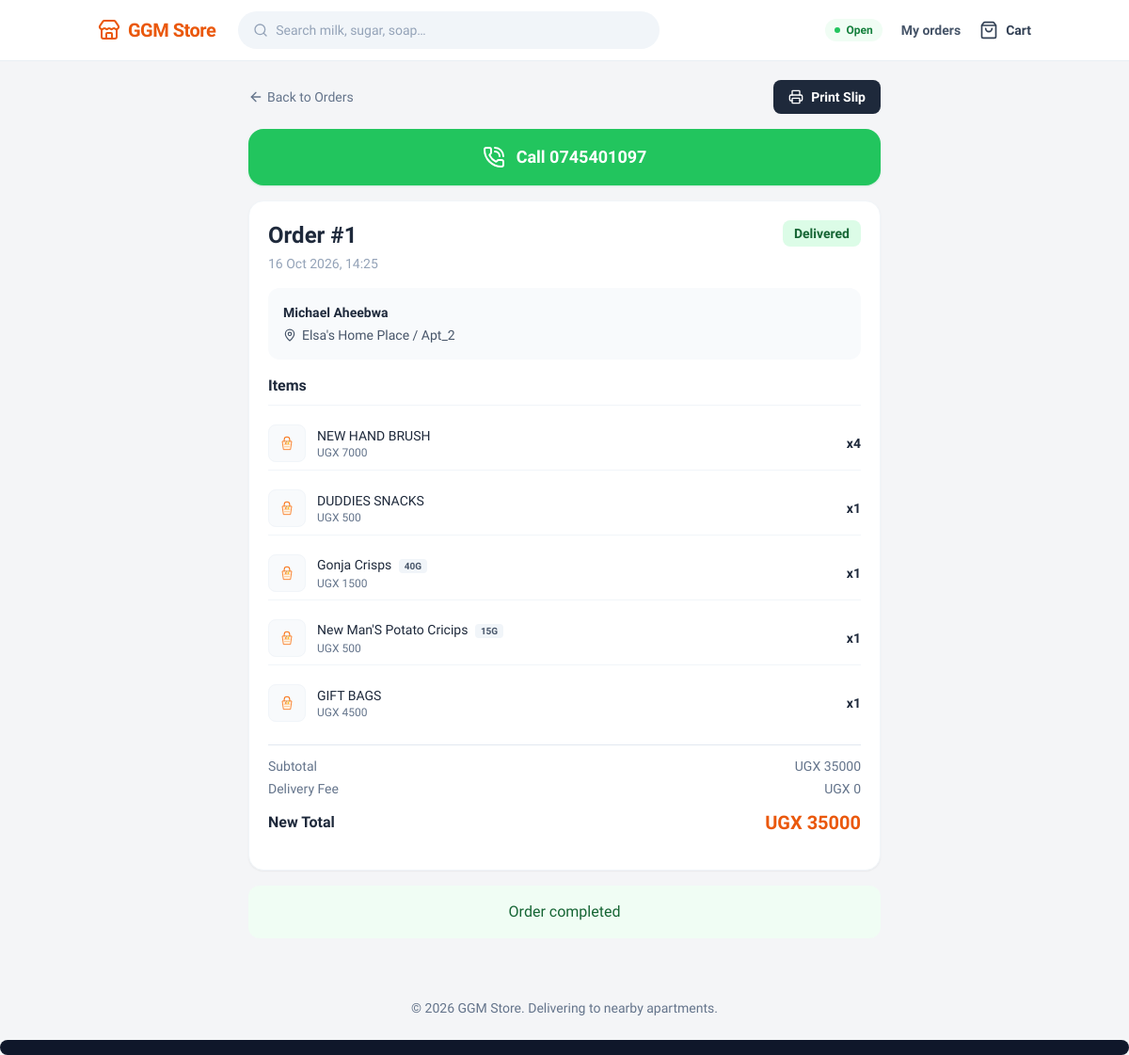
/staff/order/1/ (signed in), run on the app's committed database.
### marketplace/models.py (models this page shows, shortened)
class Order(models.Model):
    STATUS_CHOICES = [
        ('new', 'New Order'),
        ('confirmed', 'Confirmed'),
        ('packed', 'Packed & Ready'),
        ('delivered', 'Delivered'),
        ('cancelled', 'Cancelled'),
    ]
    PAYMENT_CHOICES = [
        ('cash', 'Cash on Delivery'),
        ('momo', 'MoMo on Delivery'),
    ]
    customer = models.ForeignKey(Customer, on_delete=models.CASCADE)
    status = models.CharField(max_length=20, choices=STATUS_CHOICES, default='new', db_index=True)
    payment_method = models.CharField(max_length=20, choices=PAYMENT_CHOICES, default='cash')
    total_amount = models.DecimalField(max_digits=10, decimal_places=2, default=0.00)
    delivery_fee = models.DecimalField(max_digits=10, decimal_places=2, default=0.00)
    is_modified = models.BooleanField(default=False, help_text="True if staff altered the items after the customer placed it")
    note = models.TextField(blank=True, help_text="Customer delivery instructions")
    created_at = models.DateTimeField(auto_now_add=True, db_index=True)
    updated_at = models.DateTimeField(auto_now=True)
    class Meta:
        ordering = ['-created_at']
    @property
    def subtotal(self):
        return sum(
            (item.quantity * item.price_at_time_of_order) for item in self.items.all()
        )

class Customer(models.Model):
    phone_number = models.CharField(max_length=20, unique=True, db_index=True)
    name = models.CharField(max_length=255, blank=True)
    apartment = models.ForeignKey(Apartment, on_delete=models.SET_NULL, null=True, blank=True)
    unit_number = models.CharField(max_length=50, blank=True) # e.g., "Apt 4"

class Apartment(models.Model):
    name = models.CharField(max_length=255, unique=True) # e.g., "Block B"
    delivery_fee_override = models.DecimalField(
        max_digits=10,
        decimal_places=2,
        null=True,
        blank=True,
        help_text="Leave blank to use the global delivery fee. Set to 0 for free delivery.",
    )

class OrderItem(models.Model):
    order = models.ForeignKey(Order, on_delete=models.CASCADE, related_name='items', db_index=True)
    product = models.ForeignKey(Product, on_delete=models.SET_NULL, null=True)
    quantity = models.DecimalField(max_digits=10, decimal_places=2, default=1.00)
    price_at_time_of_order = models.DecimalField(max_digits=10, decimal_places=2) # Lock in the price

class Product(models.Model):
    code = models.CharField(max_length=50, unique=True, db_index=True) # e.g., "000001"
    name = models.CharField(max_length=255)
    parent_group = models.CharField(
        max_length=255,
        blank=True,
        null=True,
        db_index=True,
        help_text="Items with the same parent group will be grouped together (e.g., 'Kakira Sugar')",
    )
    variant_label = models.CharField(
        max_length=50,
        blank=True,
        null=True,
        help_text="The specific variant shown to the customer (e.g., '1KG', '25KG', 'Chilli')",
    )
    group = models.ForeignKey(ProductGroup, on_delete=models.SET_NULL, null=True, blank=True)
    unit = models.ForeignKey(Unit, on_delete=models.SET_NULL, null=True, blank=True)
    cost_price = models.DecimalField(max_digits=10, decimal_places=2, default=0.00)
    selling_price = models.DecimalField(max_digits=10, decimal_places=2, default=0.00)
    stock_quantity = models.DecimalField(max_digits=10, decimal_places=2, default=0.00)
    low_stock_threshold = models.DecimalField(
        max_digits=10,
        decimal_places=2,
        default=5.00,
        help_text="Alert when stock falls to or below this number",
    )
    manually_disabled = models.BooleanField(default=False)
    is_active = models.BooleanField(default=True) # Toggle to hide out-of-stock or disabled items
    image = models.ImageField(
        upload_to='products/',
        null=True,
        blank=True,
        storage=CloudinaryMediaStorage(),
    )

### marketplace/views.py (the view)
# urls.py: path('staff/order/<int:order_id>/', views.staff_order_detail, name='staff_order_detail'),
@login_required
def staff_order_detail(request, order_id):
    order = get_object_or_404(Order, id=order_id)
    status_to_notify = {
        'new': 'confirmed',
        'packed': 'packed',
    }.get(order.status)
    customer_name = order.customer.name or 'there'
    whatsapp_message = ''
    if status_to_notify == 'confirmed':
        whatsapp_message = (
            f'Hi {customer_name}, your order #{order.id} at GGM Store has '
            f'been confirmed and is being packed! Total to pay: '
            f'UGX {order.total_amount:,.0f}'
        )
    elif status_to_notify == 'packed':
        whatsapp_message = (
            f'Hi {customer_name}, your order #{order.id} from GGM Store is '
            f'on the way! The driver is carrying it. Total to pay: '
            f'UGX {order.total_amount:,.0f}'
        )
    customer_whatsapp_number = re.sub(r'\D', '', order.customer.phone_number)
    if customer_whatsapp_number.startswith('0'):
        customer_whatsapp_number = f'256{customer_whatsapp_number[1:]}'
    return render(request, 'marketplace/staff_order_detail.html', {
        'order': order,
        'config': _get_store_config(),
        'status_to_notify': status_to_notify,
        'whatsapp_message': whatsapp_message,
        'customer_whatsapp_number': customer_whatsapp_number,
    })

### marketplace/context_processors.py (called while the page is built)
def vapid_public_key(request):
    return {'VAPID_PUBLIC_KEY': settings.VAPID_PUBLIC_KEY}

def _load_customer(request):
    session = getattr(request, 'session', None)
    customer_id = session.get('customer_id') if session is not None else None
    if not customer_id:
        return None
    try:
        return Customer.objects.select_related('apartment').get(pk=customer_id)
    except (Customer.DoesNotExist, ValueError, TypeError):
        return None

def store_context(request):
    return {
        'config': SimpleLazyObject(_load_config),
        'current_customer': SimpleLazyObject(lambda: _load_customer(request)),
    }

### marketplace/views.py (called while the page is built)
def _get_store_config():
    config, _ = StoreConfig.objects.get_or_create(pk=1)
    return config

### templates/marketplace/staff_order_detail.html (shortened to what this page needs)
{% extends "base.html" %}
{% block content %}
<div class="max-w-2xl mx-auto space-y-4">
    <div class="flex items-center justify-between mb-4">
        <a href="{% url 'staff_orders' %}" class="text-sm text-slate-500 hover:text-orange-600 font-medium inline-flex items-center gap-1">
            <i data-lucide="arrow-left" class="w-4 h-4"></i> Back to Orders
        </a>
        <a href="{% url 'staff_order_slip' order.id %}" target="_blank" class="bg-slate-800 text-white text-sm font-bold px-4 py-2 rounded-lg flex items-center gap-2 hover:bg-slate-900 transition">
            <i data-lucide="printer" class="w-4 h-4"></i> Print Slip
        </a>
    </div>
    <a href="tel:{{ order.customer.phone_number }}"
       class="flex items-center justify-center gap-3 w-full bg-green-500 hover:bg-green-600 text-white font-bold py-4 rounded-2xl shadow-sm shadow-green-500/20 active:scale-[0.98] transition-all text-lg">
        <i data-lucide="phone-call" class="w-6 h-6"></i> Call {{ order.customer.phone_number }}
    </a>
    <div class="bg-white rounded-2xl shadow-sm border border-slate-100 p-5">
        <div class="flex justify-between items-start gap-3 mb-4">
            <div>
                <h1 class="text-2xl font-bold text-slate-800">Order #{{ order.id }}</h1>
                <p class="text-sm text-slate-400 mt-1">{{ order.created_at|date:"d M Y, H:i" }}</p>
            </div>
            <span class="inline-flex items-center px-3 py-1 rounded-lg text-sm font-bold
                {% if order.status == 'new' %}bg-yellow-100 text-yellow-800
                {% elif order.status == 'confirmed' %}bg-blue-100 text-blue-800
                {% elif order.status == 'packed' %}bg-indigo-100 text-indigo-800
                {% elif order.status == 'delivered' %}bg-green-100 text-green-800
                {% else %}bg-red-100 text-red-800{% endif %}">
                {{ order.get_status_display }}
            </span>
        </div>
        <div class="bg-slate-50 rounded-xl p-4 text-sm mb-4">
            <p class="font-bold text-slate-800 mb-1">{{ order.customer.name|default:"Guest Customer" }}</p>
            <p class="text-slate-600 flex items-center gap-1.5">
                <i data-lucide="map-pin" class="w-3.5 h-3.5"></i>
                {{ order.customer.apartment.name|default:"No apt" }}{% if order.customer.unit_number %} / {{ order.customer.unit_number }}{% endif %}
            </p>
        </div>
        <h2 class="font-bold text-slate-800 mb-3 border-b border-slate-100 pb-2">Items</h2>
        {% include "marketplace/_staff_order_items.html" %}
    </div>
    {% if order.status == 'new' %}
    <div class="bg-white rounded-2xl shadow-sm border border-slate-100 p-5">
        <h2 class="font-bold text-slate-800 mb-4">Confirm Order</h2>
        <form method="post" action="{% url 'staff_order_action' order.id %}" class="space-y-3">
            {% csrf_token %}
            <input type="hidden" name="action" value="confirm">
            <label for="payment_method" class="block text-sm font-medium text-slate-700">Payment Method</label>
            <select id="payment_method" name="payment_method"
                    class="w-full rounded-xl border border-slate-200 bg-white px-3 py-3 text-slate-800 focus:outline-none focus:ring-2 focus:ring-orange-500/20 focus:border-orange-500">
                <option value="cash" {% if order.payment_method == 'cash' %}selected{% endif %}>Cash on Delivery</option>
                <option value="momo" {% if order.payment_method == 'momo' %}selected{% endif %}>MoMo on Delivery</option>
            </select>
            <button type="submit" class="w-full rounded-xl bg-orange-600 py-3.5 font-bold text-white hover:bg-orange-700 active:scale-[0.98] transition-all flex items-center justify-center gap-2">
                <i data-lucide="check-circle" class="w-5 h-5"></i> Confirm Order
            </button>
        </form>
    </div>
    {% elif order.status == 'delivered' %}
    <p class="rounded-xl bg-green-50 p-4 text-center font-medium text-green-800">Order completed</p>
    {% elif order.status == 'cancelled' %}
    <p class="rounded-xl bg-red-50 p-4 text-center font-medium text-red-800">Order cancelled</p>
    {% endif %}
</div>
{% endblock %}

### templates/marketplace/_staff_order_items.html (shortened to what this page needs)
<div id="staff-order-items-container">
    <div class="space-y-3 mb-4">
        {% for item in order.items.all %}
        <div class="flex items-center justify-between text-sm py-2 border-b border-slate-100 last:border-0">
            <div class="flex items-center gap-3">
                <div class="w-10 h-10 rounded-lg bg-slate-50 border border-slate-100 flex items-center justify-center shrink-0 overflow-hidden">
                    {% if item.product and item.product.image %}
                        <img src="{{ item.product.thumbnail_url }}" class="w-full h-full object-cover" alt="{{ item.product.name }}">
                    {% else %}
                        {% include "marketplace/_product_image_placeholder.html" with product=item.product icon_size="h-5 w-5" %}
                    {% endif %}
                </div>
                <div>
                    <p class="font-medium text-slate-800 text-sm">
                        {% if item.product %}{{ item.product.parent_group|default:item.product.name }}{% else %}Removed product{% endif %}
                        {% if item.product and item.product.variant_label %}<span class="text-[10px] bg-slate-100 text-slate-600 font-bold px-1.5 py-0.5 rounded ml-1">{{ item.product.variant_label }}</span>{% endif %}
                    </p>
                    <p class="text-xs text-slate-500">UGX {{ item.price_at_time_of_order|floatformat:0 }}</p>
                </div>
            </div>
            <div class="flex items-center gap-3">
                {% if order.status == 'new' or order.status == 'confirmed' %}
                <div class="flex items-center bg-slate-50 rounded-lg border border-slate-200">
                    <button hx-post="{% url 'staff_modify_order_item' order.id item.id 'dec' %}" hx-target="#staff-order-items-container" hx-swap="outerHTML" class="w-8 h-8 flex items-center justify-center hover:bg-slate-200 rounded-l-lg transition-colors" aria-label="Decrease quantity"><i data-lucide="minus" class="w-3 h-3"></i></button>
                    <span class="w-8 text-center font-bold text-sm">{{ item.quantity|floatformat:"-2" }}</span>
                    <button hx-post="{% url 'staff_modify_order_item' order.id item.id 'inc' %}" hx-target="#staff-order-items-container" hx-swap="outerHTML" class="w-8 h-8 flex items-center justify-center hover:bg-slate-200 rounded-r-lg transition-colors" aria-label="Increase quantity"><i data-lucide="plus" class="w-3 h-3"></i></button>
                </div>
                <button hx-post="{% url 'staff_modify_order_item' order.id item.id 'remove' %}" hx-target="#staff-order-items-container" hx-swap="outerHTML" class="text-red-500 hover:text-red-700 p-1" title="Remove item" aria-label="Remove item"><i data-lucide="trash-2" class="w-4 h-4"></i></button>
                {% else %}
                <span class="font-bold text-slate-800">x{{ item.quantity|floatformat:"-2" }}</span>
                {% endif %}
            </div>
        </div>
        {% endfor %}
    </div>
    <div class="border-t border-slate-200 pt-3 mb-4 space-y-1 text-sm">
        <div class="flex justify-between text-slate-500">
            <span>Subtotal</span>
            <span>UGX {{ order.subtotal|floatformat:0 }}</span>
        </div>
        <div class="flex justify-between text-slate-500">
            <span>Delivery Fee</span>
            <span>UGX {{ order.delivery_fee|floatformat:0 }}</span>
        </div>
        <div class="flex justify-between items-center pt-2">
            <span class="font-bold text-slate-800 text-base">New Total</span>
            <span class="text-xl font-bold text-orange-600">UGX {{ order.total_amount|floatformat:0 }}</span>
        </div>
    </div>
</div>

### templates/marketplace/_product_image_placeholder.html
<svg class="{{ icon_size }} text-orange-500" viewBox="0 0 48 48" fill="none"
     role="img" aria-label="{% if product %}Image unavailable for {{ product.name }}{% else %}Product image unavailable{% endif %}">
    <path d="M17 19v-4a7 7 0 0 1 14 0v4" stroke="currentColor" stroke-width="2.5" stroke-linecap="round"/>
    <path d="m12 19 3 21h18l3-21H12Z" fill="#fff7ed" stroke="currentColor" stroke-width="2"/>
    <path d="M17 27h14M18 33h12" stroke="#fdba74" stroke-width="2" stroke-linecap="round"/>
    <circle cx="21" cy="24" r="2.5" fill="#fb923c"/>
    <circle cx="27.5" cy="24" r="2.5" fill="#fbbf24"/>
    <path d="M21 21.5c.5-2 2-3 3.5-3-1 1.7-2 2.7-3.5 3Z" fill="#65a30d"/>
    <path d="M28 21.5c.4-1.7 1.5-2.5 3-2.7-.7 1.5-1.6 2.3-3 2.7Z" fill="#84cc16"/>
</svg>

### data on the page
Order: customer.phone_number "0745401097", id "1", created_at "16 Oct 2026, 14:25", status "Delivered", customer.name "Michael Aheebwa", customer.apartment.name "Elsa's Home Place", customer.unit_number "Apt_2", subtotal "35000", delivery_fee "0", total_amount "35000"
OrderItem: product.parent_group "NEW HAND BRUSH", price_at_time_of_order "7000", quantity "4"
OrderItem: product.parent_group "DUDDIES SNACKS", price_at_time_of_order "500", quantity "1"
OrderItem: product.parent_group "Gonja Crisps", product.variant_label "40G", price_at_time_of_order "1500", quantity "1"
OrderItem: product.parent_group "New Man'S Potato Cricips", product.variant_label "15G", price_at_time_of_order "500", quantity "1"
OrderItem: product.parent_group "GIFT BAGS", price_at_time_of_order "4500", quantity "1"
